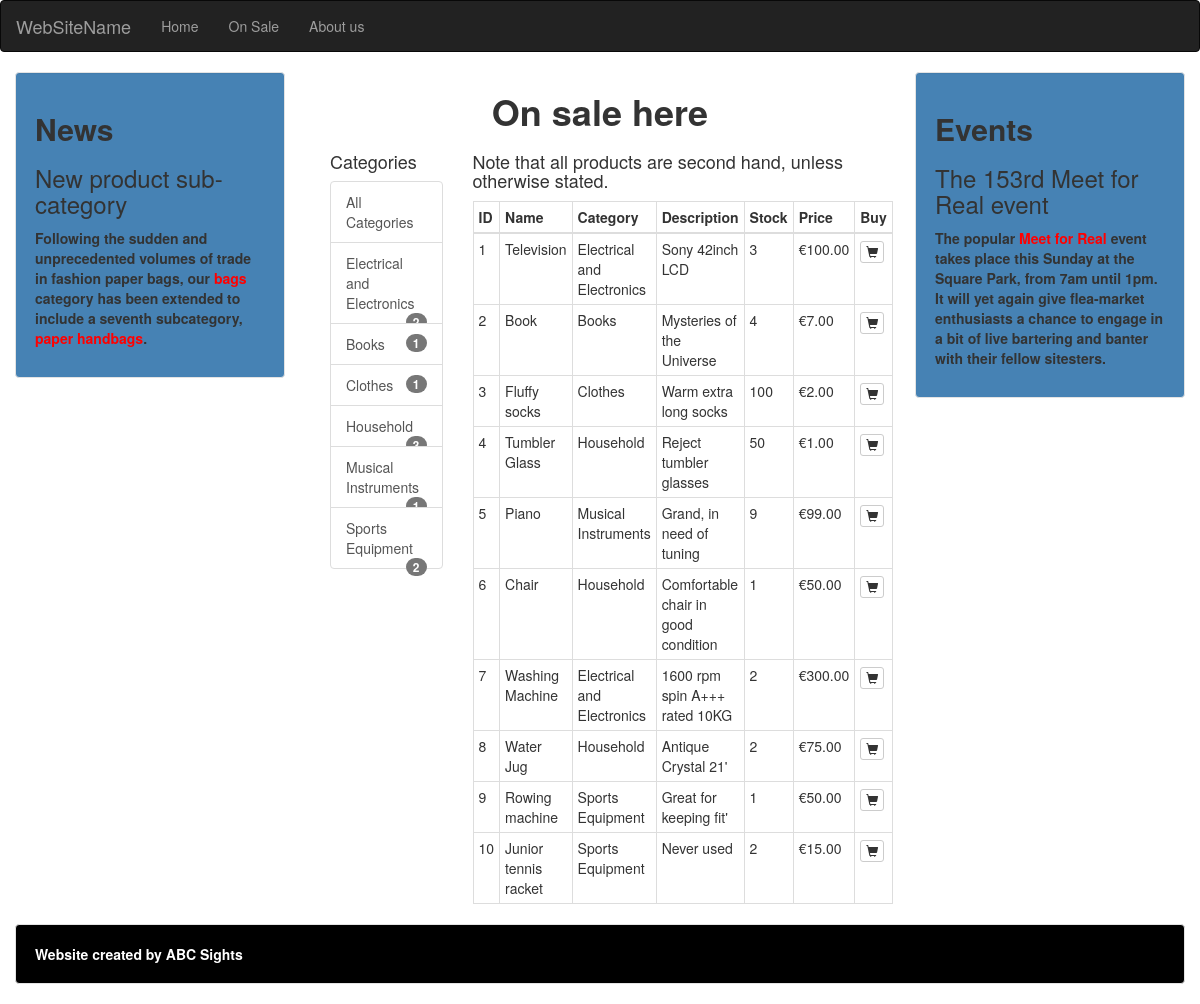
The app's page /shop/ with its own data.
### shop/models.py (models this page shows, shortened)
class Category(models.Model):
    name = models.TextField()
    def __str__(self):
        return self.name
    def get_absolute_url(self):
        return reverse('product_list_by_category',args=[self.id])

class Product(models.Model):
    name = models.TextField()
    category = models.ForeignKey(Category, related_name = 'products', on_delete=models.CASCADE)
    description = models.TextField()
    stock = models.IntegerField()
    price = models.DecimalField(max_digits=10,decimal_places=2)

### shop/views.py (the view)
# urls.py: path('', views.product_list,
def product_list(request, category_id=None):
    category = None
    products = Product.objects.all()
    ccat = Category.objects.annotate(num_products=Count('products'))
    if(category_id):
        category = get_object_or_404(Category, id=category_id)
        products = products.filter(category=category)
    return render(request, 'products.html',
                    {'products': products,
                    'countcat':ccat})

### cart/context_processors.py (called while the page is built)
def counter(request):
	item_count = 0
	if 'admin' in request.path:
		return {}
	else:
		try:
			cart = Cart.objects.filter(cart_id=_cart_id(request))
			cart_items = CartItem.objects.all().filter(cart=cart[:1])
			for cart_item in cart_items:
				item_count += cart_item.quantity
		except Cart.DoesNotExist:
			item_count = 0
	return dict(item_count = item_count)

### cart/views.py (called while the page is built)
def _cart_id(request):
	cart = request.session.session_key
	if not cart:
		cart = request.session.create()
	return cart

### shop/templates/products.html
{% extends 'base.html' %}
{% block content %}
<h1>On sale here</h1>
<div class="col-sm-3">
    <h4>Categories</h4>
    <ul class="list-group">
        <a href="{% url 'products' %}" class="list-group-item"> All Categories </a>
        {% for c in countcat %}
            <a href="{{ c.get_absolute_url }}" class="list-group-item catheight">{{c.name}}
                    <span class="badge">{{c.num_products}}</span>
            </a>
        {% endfor %}
    </ul>
</div>
<div class="col-sm-9">
    <h4>Note that all products are second hand, unless otherwise stated.</h4>
    <table class="table table-bordered table-hover table-condensed">
        <thead>
            <tr>
                <th>ID</th>
                <th>Name</th>
                <th>Category</th>
                <th>Description</th>
                <th>Stock</th>
                <th>Price</th>
                <th>Buy</th>
            </tr>
        </thead>
        <tbody>
            {% for product in products %}
            <tr>
                <td>{{product.id}}</td>
                <td>{{product.name}}</td>
                <td>{{product.category}}</td>
                <td>{{product.description}}</td>
                <td>{{product.stock}}</td>
                <td>&euro;{{product.price}}</td>
                <td><a href="{% url 'add_cart' product.id %}" class="btn btn-default btn-xs"><span
                    class="glyphicon glyphicon-shopping-cart"></span></a></td>
            </tr>
            {% endfor %}
        </tbody>
    </table>
</div>
{% endblock content %}

### templates/base.html (shortened to what this page needs)
<!DOCTYPE html>
<html>
    <head>
	<link rel="stylesheet" href="https://maxcdn.bootstrapcdn.com/bootstrap/3.3.7/css/bootstrap.min.css">
    </head>
    <body>
	<nav class="navbar navbar-inverse">
	    <div class="container-fluid">
			<div class="navbar-header">
		    	<a class="navbar-brand" href="#">WebSiteName</a>
			</div>
			<ul class="nav navbar-nav">
            	<li><a href="{% url 'products' %}">Home</a></li>
		    	<li><a href="">On Sale</a></li>
				<li><a href="">About us</a></li>
			</ul>
	    </div>
	</nav>
	<div class="container-fluid">
	    <div class="row">
		<div class="col-sm-3">
		    <div class="well sidecol">
			<h2>News</h2>
			<h3>New product sub-category</h3>
			<p>Following the sudden and unprecedented volumes of trade in fashion paper bags, our <span class="redtext">bags</span> category has been extended to include a seventh subcategory, <span class="redtext">paper handbags</span>.
		    </div>
		</div>
		<div class="col-sm-6">
		    <div class="midcol">
                {% block content %}
                {% endblock content %}
		    </div>
		</div>
		<div class="col-sm-3">
		    <div class="well sidecol">
			<h2>Events</h2>
			<h3>The 153rd Meet for Real event</h3>
			<p>The popular <span class="redtext">Meet for Real</span> event takes place this Sunday at the Square Park, from 7am until 1pm. It will yet again give flea-market enthusiasts a chance to engage in a bit of live bartering and banter with their fellow sitesters.</p>
		    </div>
		</div>
	    </div>
	    <div class="row">
		<div class="col-sm-12">
		    <div class="well footer">
			Website created by ABC Sights
		    </div>
		</div>
	    </div>
	</div>
    </body>
</html>

### templates/base.html (style rules this page uses)
.footer { font-weight: bold; color: white; background-color: black; }
.sidecol { font-weight: bold; background-color: steelblue; }
.sidecol h2 { font-weight: bold; }
.midcol h1 { text-align: center; font-weight: bold; }
.redtext { color: red; }

### records on screen
Category: name "Electrical and Electronics", num_products "2"
Category: name "Books", num_products "1"
Category: name "Clothes", num_products "1"
Category: name "Household", num_products "3"
Category: name "Musical Instruments", num_products "1"
Category: name "Sports Equipment", num_products "2"
Product: id "1", name "Television", category "Electrical and Electronics", description "Sony 42inch LCD", stock "3", price "100.00"
Product: id "2", name "Book", category "Books", description "Mysteries of the Universe", stock "4", price "7.00"
Product: id "3", name "Fluffy socks", category "Clothes", description "Warm extra long socks", stock "100", price "2.00"
Product: id "4", name "Tumbler Glass", category "Household", description "Reject tumbler glasses", stock "50", price "1.00"
Product: id "5", name "Piano", category "Musical Instruments", description "Grand, in need of tuning", stock "9", price "99.00"
Product: id "6", name "Chair", category "Household", description "Comfortable chair in good condition", stock "1", price "50.00"
Product: id "7", name "Washing Machine", category "Electrical and Electronics", description "1600 rpm spin A+++ rated 10KG", stock "2", price "300.00"
Product: id "8", name "Water Jug", category "Household", description "Antique Crystal 21'", stock "2", price "75.00"
Product: id "9", name "Rowing machine", category "Sports Equipment", description "Great for keeping fit'", stock "1", price "50.00"
Product: id "10", name "Junior tennis racket", category "Sports Equipment", description "Never used", stock "2", price "15.00"
